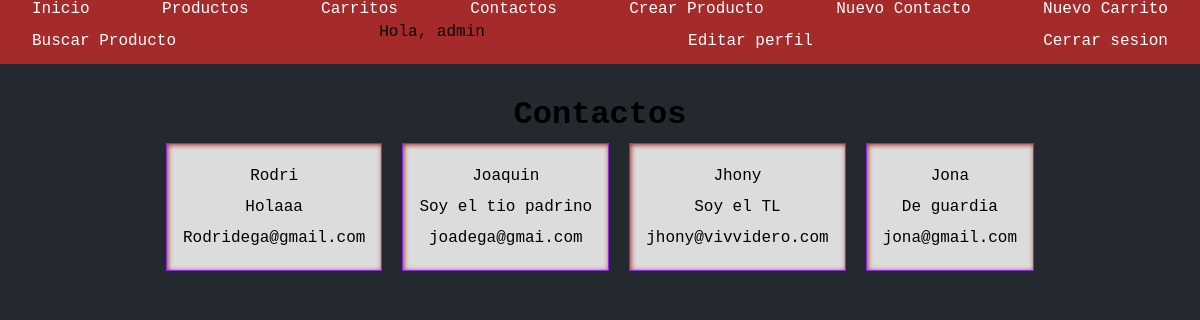
The page /contact/ (signed in) on the database its author committed.
### codershoping/models.py (models this page shows, shortened)
class Contact(models.Model):
        name = models.CharField(max_length=255)
        email= models.EmailField(max_length=254)
        message = models.CharField(max_length=255)

### codershoping/views.py (the view)
# urls.py: path('contact/', contact, name='contacto'),
def contact(request):
    context = {
        'contacts': Contact.objects.all()
    }
    return render(request=request, template_name='contact.html', context=context)

### codershoping/templates/codershoping/contact.html (shortened to what this page needs)
{% extends 'base.html' %}
{% block contact %}
<h3>Contactos</h3>
<div class="products-list">
    {% for contact in contacts %}
    <div class="box">
        <p> {{contact.name}} </p>
        <p> {{contact.message}} </p>
        <p> {{contact.email}} </p>
    </div>
    {% endfor %}
</div>
{% endblock contact %}

### codershoping/templates/codershoping/base.html (shortened to what this page needs)
{% load static %}
<!DOCTYPE html>
<html lang="en">
<head>
    <link href="{% static 'css/styles.css' %}" rel="stylesheet" />
</head>
<body>
    <header>
        <nav>
            <ul>
                <li>
                    <a href={% url 'inicio' %}>Inicio</a>
                </li>
                <li>
                    <a href={% url 'productos' %}>Productos</a>
                </li>
                <li>
                    <a href={% url 'carrito' %}>Carritos</a>
                </li>
                <li>
                    <a href={% url 'contact_list' %}>Contactos</a>
                </li>
                <li>
                    <a href={% url 'crear_producto' %}>Crear Producto</a>
                </li>
                <li>
                    <a href={% url 'contact_create' %}>Nuevo Contacto</a>
                </li>
                <li>
                    <a href={% url 'nuevo_carrito' %}>Nuevo Carrito</a>
                </li>
                <li>
                    <a href={% url 'buscar_producto' %}>Buscar Producto</a>
                </li>
                {% if request.user.is_authenticated %}
                <div>
                    <p style="margin: 5px;">
                        Hola, {{user.username}}
                    </p>
                </div>
                <li>
                    <a href={% url 'editarPerfil' %}>Editar perfil</a>
                </li>
                <li>
                    <a href={% url 'logout' %}>Cerrar sesion</a>
                </li>
                {% endif %}
            </ul>
        </nav>
    </header>
    <main>
        {% block contact %}{% endblock contact %}
    </main>
</body>
</html>

### static/css/styles.css (style rules this page uses)
* { margin: 0; padding: 0; box-sizing: border-box; font-family: 'Courier New', Courier, monospace; }
body { min-height: 100vh; background-color: #24292f ; }
ul { display: flex; flex-wrap: wrap; align-items: center; justify-content: space-between; }
header { min-height: 3em; background-color: brown; display: flex; justify-content: center; align-items: center; }
a { text-decoration: none; color: white; margin: 0em 2em }
li { list-style: none; }
main { padding: 2em; display: flex; align-items: center; justify-content: center; flex-direction: column; }
h3 { font-size: 2em; }
.products-list { display: flex; flex-wrap: wrap; justify-content: flex-start; align-items: center; }
.box { min-width: 10em; min-height: 8em; margin: 10px; padding: 1em; border: 1px solid blueviolet; display: flex; justify-content: space-around; align-items: center; flex-direction: column; background-color: gainsboro; box-shadow: 1px 1px 3px 1px white; box-shadow: inset 1px 1px 5px brown; }

### rows shown on the page
Contact: name "Rodri", message "Holaaa", email "Rodridega@gmail.com"
Contact: name "Joaquin", message "Soy el tio padrino", email "joadega@gmai.com"
Contact: name "Jhony", message "Soy el TL", email "jhony@vivvidero.com"
Contact: name "Jona", message "De guardia", email "jona@gmail.com"

### other values the page prints
{{ user.username }} "admin"
